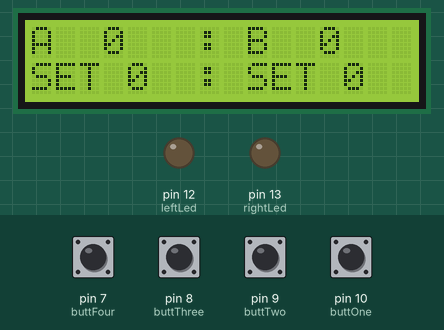
This sketch was run on a simulated Arduino Uno, built with avr-gcc and run on an emulated ATmega328P. Parts: 16×2 character LCD, output pins drawn as LEDs (lit = HIGH). Inputs (shaded band) come from the test bench; at power-on: pin 7 (buttFour), pin 8 (buttThree), pin 9 (buttTwo), pin 10 (buttOne) HIGH.

Above: at 1.2 s.
1.3 s: pin 8 (buttThree) pulled LOW for 1 s
At 1.76 s:
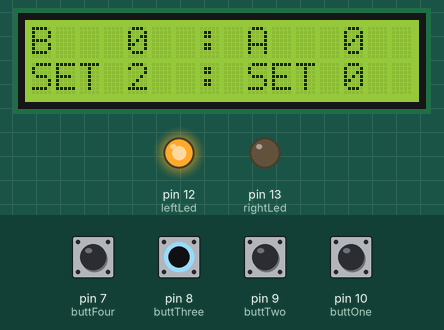
3.8 s: pin 7 (buttFour) pulled LOW for 0.15 s
At 4.1 s:
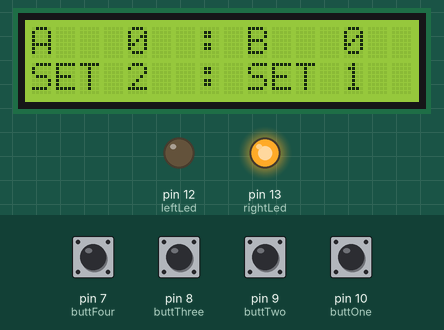
5.4 s: pin 9 (buttTwo) pulled LOW for 0.15 s
At 6.5 s:
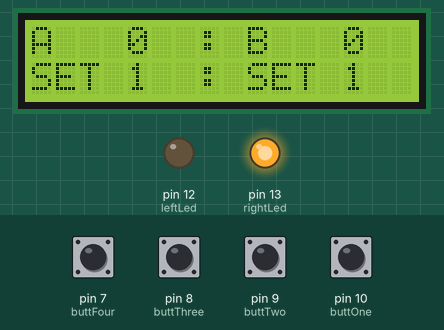
7.0 s: pin 10 (buttOne) pulled LOW for 1 s
At 9.1 s:
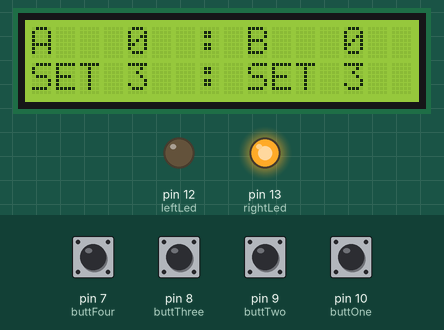
9.5 s: pin 7 (buttFour) pulled LOW for 1 s
At 11.1 s:
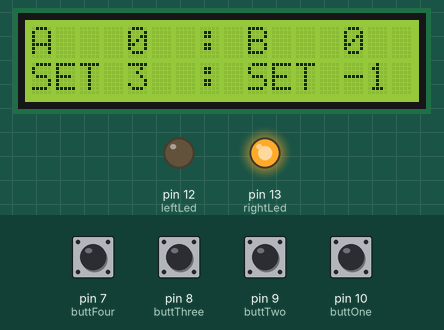
12.0 s: pin 9 (buttTwo) pulled LOW for 1 s
At 14.2 s:
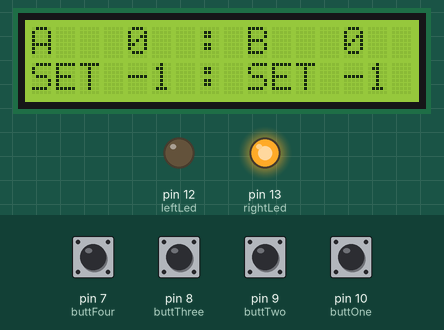
Timing chart, 0 to 15.5 s (numbered marks = the images above; inputs shaded):
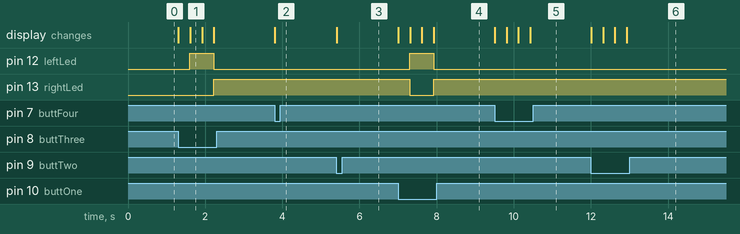

Measured:
- after the input at 1.3 s, pin 12 (leftLed): LOW → HIGH after 0.31 s, → LOW 0.61 s later; pin 13 (rightLed): LOW → HIGH after 0.92 s; the display: first changes at once (image 1 shows a later state)
- after the input at 3.8 s, the display: changes at once (image 2)
- after the input at 5.4 s, the display: changes at once (image 3)
- after the input at 7.0 s, pin 12 (leftLed): LOW → HIGH after 0.31 s, → LOW 0.61 s later; pin 13 (rightLed): HIGH → LOW after 0.31 s, → HIGH 0.61 s later; the display: first changes at once (image 4 shows a later state)
- after the input at 9.5 s, the display: first changes at once (image 5 shows a later state)
- after the input at 12.0 s, the display: first changes at once (image 6 shows a later state)

The sketch:

PingPong.ino
```cpp
// Name: Ayalew Wolde
// Instructor: Dr. Fatma Serce
// CS 351 - Computer Architecture
// Assignment 4 - Table Tennis Scoreboard

// includes the LiquidCrystal library for the LCD
#include <LiquidCrystal.h>

// Setting up constants for the pin numbers.

// Sets pins for 4 buttons.
const int buttOne = 10;
const int buttTwo = 9;
const int buttThree = 8;
const int buttFour = 7;

// Sets LED pins.
const int leftLed = 12;
const int rightLed = 13;

//Setting up LCD pins
LiquidCrystal lcd(6, 5, 4, 3, 2, 1);

// tempA and tempB
// set points for player A and B
int setPointA = 0;
int setPointB = 0;
// game points for player A and B
int gamePointA = 0;
int gamePointB = 0;

//for keeping temporary scores in case of decrementing
int tempA;
int tempB;
String tempLast;
// We have 2 serves per side until 10 points is reached
int serves = 0;// keep track of how many serves per side
               // 2 serves per side unitl 10 points reachd then 1 serve perside
// For swapping names/sides.
String A = "A";
String B = "B";

void setup() {
  // informs the library of LCD Size
  lcd.begin(16, 2);

  // Setting the initial scores of zero.
  lcd.setCursor(0, 0);
  lcd.print("A  0");
  lcd.setCursor(7, 0);
  lcd.print(": B  0");
  lcd.setCursor(0, 1);
  lcd.print("SET 0  : SET 0");

  // Set up the pushbutton pins to be an input:
  pinMode(buttOne, INPUT_PULLUP);
  pinMode(buttTwo, INPUT_PULLUP);
  pinMode(buttThree, INPUT_PULLUP);
  pinMode(buttFour, INPUT_PULLUP);

  // Set up the LED pins to be outputs:
  pinMode(rightLed, OUTPUT);
  pinMode(leftLed, OUTPUT);
}

void loop() {
  // Local variable to hold the pushbutton states
  int buttOneState;
  int buttTwoState;
  int buttThreeState;
  int buttFourState;

  // Reads the digital state of button with
  // digitalRead() function and stores the
  // Value in the corresponding buttonState variable
  buttOneState = digitalRead(buttOne);
  buttTwoState = digitalRead(buttTwo);
  buttThreeState = digitalRead(buttThree);
  buttFourState = digitalRead(buttFour);

  // a pull-up resistor is used
  // When the button is pressed, the power is grounded and moved to LOW state
  if (buttOneState == LOW) {//checks for LOW state
    serves++;
    setPointA++;
    gamePointIncrementer();
    serveSwap();
    refreshLCD();
    delay(300);
  }
  if (buttTwoState == LOW) {
    decrementChecker();
    setPointA--;
    refreshLCD();
    delay(300);
  }
  if (buttThreeState == LOW) {
    serves++;
    setPointB++;
    gamePointIncrementer();
    serveSwap();
    refreshLCD();
    delay(300);
  }
 if (buttFourState == LOW) {
    decrementChecker();
    setPointB--;
    refreshLCD();
    delay(300);
  }
}

// Checks to see if serves or scores should be reversed after decrementing;
void decrementChecker() {
  if (setPointA == 0 && setPointB == 0) {
    setPointA = tempA;
    setPointB = tempB;
    if (setPointA > setPointB) {
      gamePointA--;
    } else {
      gamePointB--;
    }
  }
}

// Checks to see if one or both players have a score over 10 points
// and that one score is at least 2 points ahead of the other.
// If true, then increment A or B game points and reset serve points and serves to 0.
void gamePointIncrementer() {
  if ((setPointA - setPointB > 1 || setPointB - setPointA > 1) && (setPointA > 10 || setPointB > 10)) {
    if (setPointA > setPointB) {
      gamePointA++;
      tempLast = A;
    } else {
      gamePointB++;
      tempLast = B;
    }
    tempA = setPointA;
    tempB = setPointB;
    setPointA = 0;
    setPointB = 0;
    serves = 0;
  }
}

// Checks to see who is serving.
// Number of serves per side is reduced from 2 to 1 if either player has 10 points.
// A light on either side of the board indicates which side is serving.
void serveSwap() {
  int serveLimit;
  if (setPointA > 10 || setPointB > 10) {
    serveLimit = 1;
  } else {
    serveLimit = 2;
  }

  // If the serve limit is reached, the player display and scores swap sides
  int tempPoints;
  if (serves == serveLimit) {
    tempPoints = gamePointA;
    gamePointA = gamePointB;
    gamePointB = tempPoints;
    String tempNames = A;
    A = B;
    B = tempNames;
    tempPoints = setPointA;
    setPointA = setPointB;
    setPointB = tempPoints;
    serves = 0;

    // Turns on a light to display which side is serving
    if (A == "B") {
      digitalWrite(leftLed, HIGH);
      digitalWrite(rightLed, LOW);


    } else {
      digitalWrite(leftLed, LOW);
      digitalWrite(rightLed, HIGH);


    }
  }
}

// Updates the LCD to display the correct score.
// Also calls winnerWinner to check for a winner.
void refreshLCD() {

  // Clears the screen, sets the cursor and prints text or a score 6 times
  lcd.clear();
  lcd.setCursor(0, 0);
  lcd.print(A + "  ");
  lcd.setCursor(4, 0);
  lcd.print(String(gamePointA)); // int variables need to be converted to String
  lcd.setCursor(7, 0);
  lcd.print(": " + B + "  ");
  lcd.setCursor(13, 0);
  lcd.print(String(gamePointB));
  lcd.setCursor(0, 1);
  lcd.print("SET " + String(setPointA));
  lcd.setCursor(7, 1);
  lcd.print(": SET " + String(setPointB));
  winnerWinner();
}

// Checks for a winner.
// If true, displays celebratory strobe and disco lights.
void winnerWinner() {

  // Best of 5 would mean first player to 3 game points.
  if (gamePointA > 2 || gamePointB > 2) {
    String winner;
    if (gamePointA > gamePointB) {
      winner = "Player 1";
      digitalWrite(rightLed, HIGH);
      digitalWrite(leftLed, LOW);
    } else {
      winner = "Player 2";
      digitalWrite(leftLed, HIGH);
      digitalWrite(rightLed, LOW);
    }

    // Displays the winner for 2 seconds.
    lcd.clear();
    lcd.setCursor(0, 0);
    lcd.print(winner);
    lcd.setCursor(0, 1);
    lcd.print("Wins the game!");
    delay(3000);

    // Then celebration for an absurdly long time!
    for (int win = 0; win < 10; win++) {
      digitalWrite(leftLed, LOW);
      digitalWrite(rightLed, HIGH);


      lcd.clear();
      delay(300);

      digitalWrite(leftLed, HIGH);
      digitalWrite(rightLed, LOW);

      lcd.setCursor(0, 0);
      lcd.print("WINNER WINNER");
      lcd.setCursor(0, 1);
      lcd.print(winner);
      delay(300);
      digitalWrite(leftLed, LOW);
      digitalWrite(rightLed, LOW);

    }
    gamePointA = 0;
    gamePointB = 0;
    setPointA = 0;
    setPointB = 0;
  }
}
```
